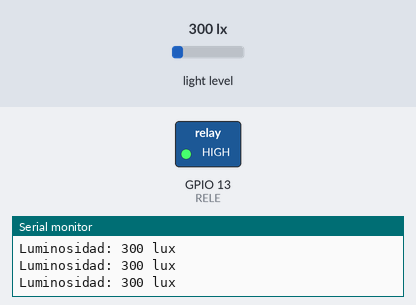
Simulated run of this sketch. Board: ESP32. Parts: switched loads named in the sketch (green lamp = pin HIGH), the last lines printed to the serial monitor. The test bench sets the inputs (shaded band); at power-on: light level 300 lx.

Above: at 1.2 s.
1.3 s: light level set to 218 lx
2.8 s: light level set to 187 lx
At 3.8 s:
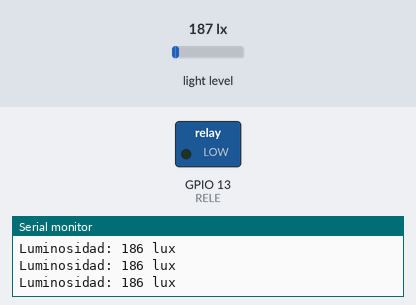
4.3 s: light level set to 500 lx
At 5.4 s:
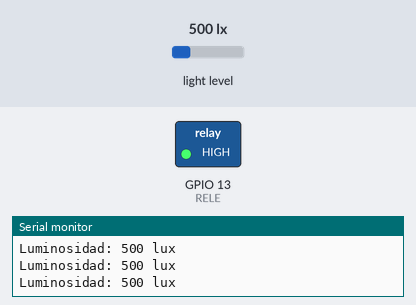
5.8 s: light level set to 40 lx
At 6.9 s:
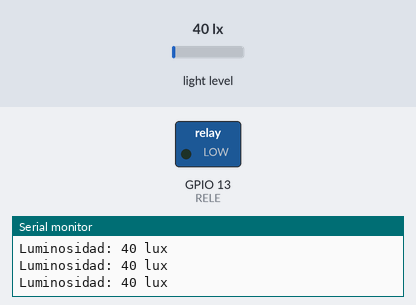
Timing chart, 0 to 8.3 s (numbered marks = the images above; inputs shaded):
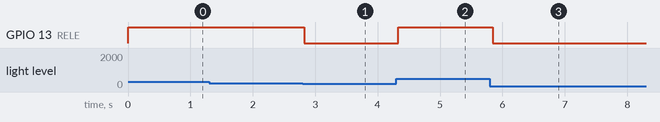

The sketch:

focoSamuel.ino
```cpp
#include <Wire.h>
#include <BH1750.h>

BH1750 lightSensor;
const int RELE = 13;

void setup() {
  Serial.begin(9600);
  lightSensor.begin();
  pinMode(RELE, OUTPUT);
}

void loop() {
  uint16_t lux = lightSensor.readLightLevel();
  Serial.print("Luminosidad: ");
  Serial.print(lux);
  Serial.println(" lux");

  if (lux > 200) {
    digitalWrite(RELE, HIGH);
  } else {
    digitalWrite(RELE, LOW);
  }

  delay(100);
}
```

Measured:
- the behaviour switches between 202 and 201 lx on light level (found by bisection; images 0 and 1)
- after the input at 2.8 s, GPIO 13 (RELE): HIGH → LOW at once
- after the input at 4.3 s, GPIO 13 (RELE): LOW → HIGH at once
- after the input at 5.8 s, GPIO 13 (RELE): HIGH → LOW at once
